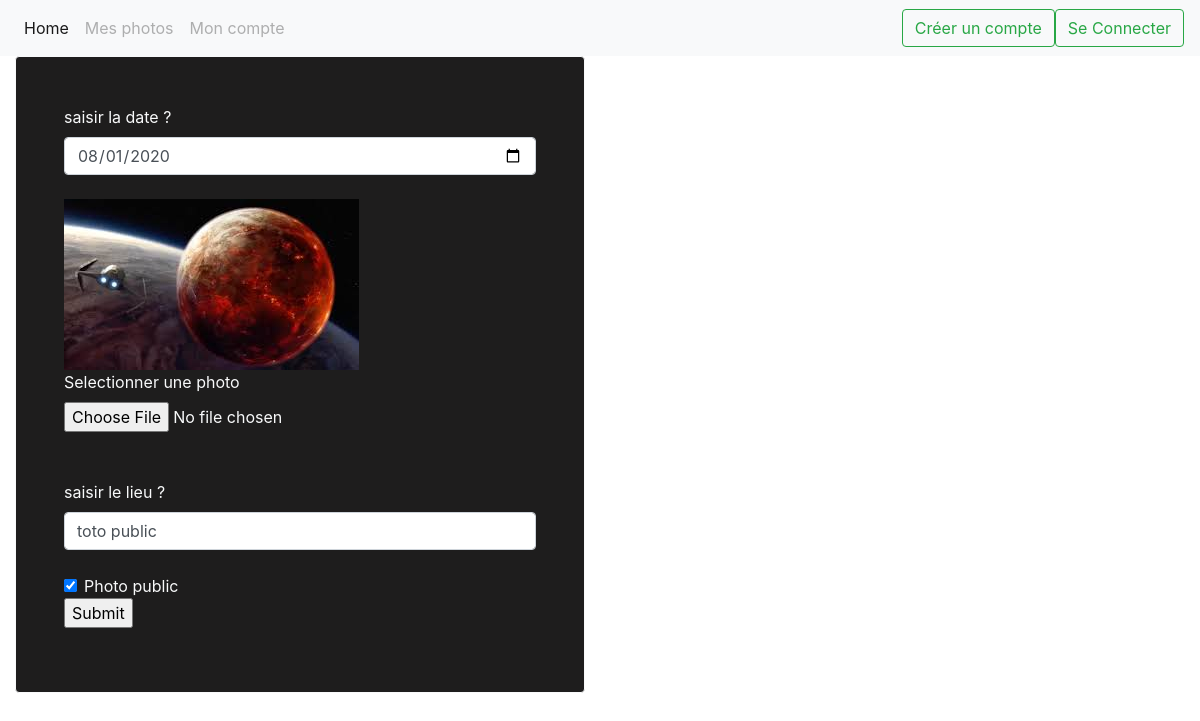
The app's page /editphoto.php?id=14 with its own data.
### tables this page shows
CREATE TABLE `images` (
  `id` int(11) NOT NULL AUTO_INCREMENT,
  `dateImage` date DEFAULT NULL,
  `estPublic` tinyint(1) DEFAULT NULL,
  `lieuImage` varchar(50) DEFAULT NULL,
  `nomImage` varchar(50) DEFAULT NULL,
  `id_user` int(11) NOT NULL,
  PRIMARY KEY (`id`),
  KEY `id_user` (`id_user`)
);

### fonctions.php (called while the page is built, shortened)
<?php
    function recherche_photoID($pdo,$imageid){
        $query = $pdo->prepare('SELECT * FROM images WHERE id = :idimage');
        $query->execute([
            'idimage' => $imageid
        ]);
        $fetchRes = $query->fetch();
        return($fetchRes);
    }
?>

### editphoto.php (the view, shortened to what this page needs)
<?php
    require_once("header.php");
    require_once("connexionBDD.php");
    require_once("fonctions.php");
    $idPhoto = $_GET['id'];
    $photo = recherche_photoID($pdo, $idPhoto);
?>
<div class="col-md-6">
    <div class="card text-light border-light p-5" style="height: auto; background-color: #1e1d1d">
    <form id="center" method="post" action="editphoto.php?id=<?php echo($idPhoto);?>" enctype="multipart/form-data">
        <label for="dateImage">saisir la date ?</label>
        <input type="date" class="form-control" id="dateImage" name="dateImage" value="<?php echo($photo['dateImage']) ?>">
        <br>
        <div>
            <img src= <?php echo('telechargement/'.$photo['nomImage'])?>>
            <label for="nomImage">Selectionner une photo</label>
            <input type="file" name="nomImage" > <br><br>
        </div>
        <br>
        <label for="lieuImage">saisir le lieu ?</label>
        <input type="text" class="form-control" id="lieuImage" name="lieuImage" value="<?php echo($photo['lieuImage']) ?>">
        <br>
        <div class="form-check">
       <?php
        if ($photo['estPublic']==="1"){?>
            <input type="checkbox" class="form-check-input" id="estPublic" name="estPublic" checked>
        <?php
        }
        else{?>
            <input type="checkbox" class="form-check-input" id="estPublic" name="estPublic">
        <?php
        }
        ?>
        <label class="form-check-label" for="estPublic" >Photo public</label>
        </div>
        <input type="submit">
    </form>
    </div>
</div>

### records on screen
images: dateImage "08/01/2020", nomImage (picture), lieuImage "toto public"
